Frame 1 (no input): blank canvas, image omitted
Frame 60 (the mouse pressed at the canvas centre just before this capture): blank canvas, image omitted
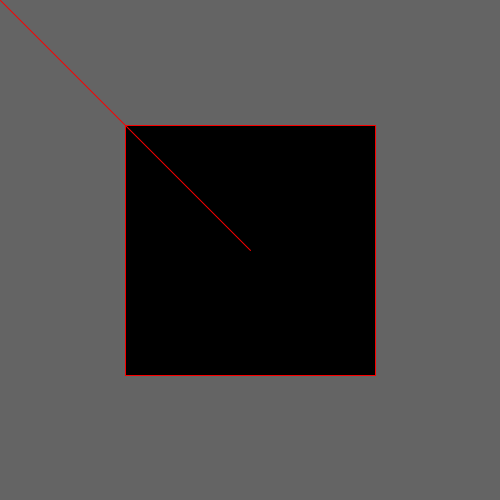
Frame 120 (the mouse held since frame 60 and released just before this capture)

The Processing sketch whose frames 1 and 60 were blank and that drew this single picture after the mouse press (run headless with seeded random() and noise(); from frame 60 on, the mouse is pressed at the canvas centre):

// Processing sketch: day_2
// ── day_2.pde
void setup(){
  size(500,500);
}
void draw(){
  background(100);
   stroke(250,0,0);
   fill(0);
   rectMode(CENTER);
   rect(width/2,height/2,mouseX,mouseY);
  line(0,0,mouseX,mouseY);
 // println("you pressed" + key + " " + keyCode);
}
void mousepressed(){
  println(mouseX + "," + mouseY);
}
